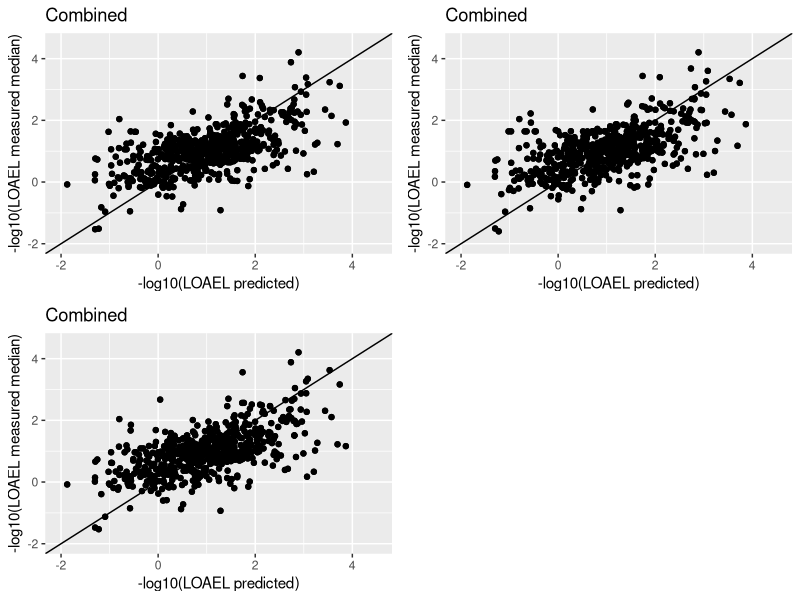

This chart was generated by the following R code:
#!/usr/bin/Rscript

library(ggplot2)
library(grid)
library(gridExtra)

t0 = read.csv("data/training_log10-cv-0.csv",header=T)
t1 = read.csv("data/training_log10-cv-1.csv",header=T)
t2 = read.csv("data/training_log10-cv-2.csv",header=T)

p0 = qplot(LOAEL_predicted,LOAEL_measured_median,data=t0,xlab="-log10(LOAEL predicted)",ylab="-log10(LOAEL measured median)",main="Combined") + geom_point() + geom_abline(intercept=0.0)  + xlim(-2,4.5) + ylim(-2,4.5)
p1 = qplot(LOAEL_predicted,LOAEL_measured_median,data=t1,xlab="-log10(LOAEL predicted)",ylab="-log10(LOAEL measured median)",main="Combined") + geom_point() + geom_abline(intercept=0.0)  + xlim(-2,4.5) + ylim(-2,4.5)
p2 = qplot(LOAEL_predicted,LOAEL_measured_median,data=t2,xlab="-log10(LOAEL predicted)",ylab="-log10(LOAEL measured median)",main="Combined") + geom_point() + geom_abline(intercept=0.0)  + xlim(-2,4.5) + ylim(-2,4.5)

pdf('figures/crossvalidation.pdf')
grid.arrange(p0,p1,p2,ncol=2)
dev.off()
